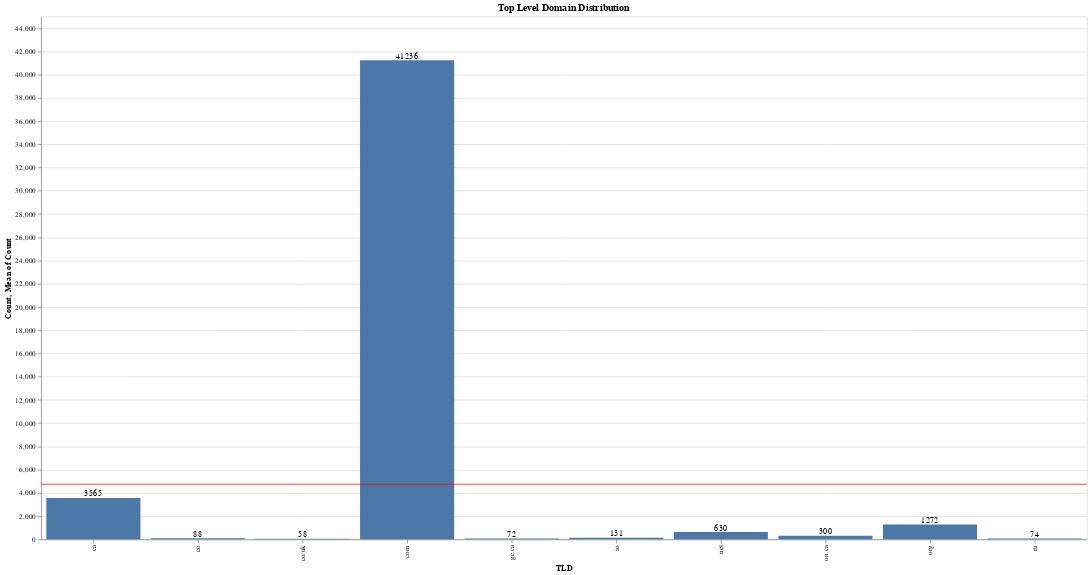

The notebook cell this image was saved under:
### Markdown cell above
#### Next, we'll plot the TLD count.

### Code cell
tld_count = domains['tld'].value_counts().rename_axis('TLD').reset_index(name='Count').sort_values('Count', ascending=False).head(10)

tld_bar = alt.Chart(tld_count).mark_bar().encode(
    x='TLD:O',
    y='Count:Q'
)

tld_rule = alt.Chart(tld_count).mark_rule(color='red').encode(
    y='mean(Count):Q'
)

tld_text = tld_bar.mark_text(
    align='center',
    baseline='bottom'
).encode(
    text='Count:Q'
)

(tld_bar + tld_rule + tld_text).properties(width=1400, height=700, title='Top Level Domain Distribution')

### Figure 1 — Vega-Lite specification as saved in the notebook (floating-point values rounded to 4 significant figures)
{"config": {"view": {"continuousWidth": 400, "continuousHeight": 300}}, "layer": [{"mark": "bar", "encoding": {"x": {"type": "ordinal", "field": "TLD"}, "y": {"type": "quantitative", "field": "Count"}}}, {"mark": {"type": "rule", "color": "red"}, "encoding": {"y": {"type": "quantitative", "aggregate": "mean", "field": "Count"}}}, {"mark": {"type": "text", "align": "center", "baseline": "bottom"}, "encoding": {"text": {"type": "quantitative", "field": "Count"}, "x": {"type": "ordinal", "field": "TLD"}, "y": {"type": "quantitative", "field": "Count"}}}], "data": {"name": "data-5c8ffa29297d2a4f24e23aab8b84588f"}, "height": 700, "title": "Top Level Domain Distribution", "width": 1400, "$schema": "https://vega.github.io/schema/vega-lite/v4.8.1.json", "datasets": {"data-5c8ffa29297d2a4f24e23aab8b84588f": [{"TLD": "com", "Count": 41236}, {"TLD": "ca", "Count": 3565}, {"TLD": "org", "Count": 1272}, {"TLD": "net", "Count": 630}, {"TLD": "on.ca", "Count": 300}, {"TLD": "io", "Count": 131}, {"TLD": "co", "Count": 88}, {"TLD": "ru", "Count": 74}, {"TLD": "gc.ca", "Count": 72}, {"TLD": "co.uk", "Count": 58}]}}
